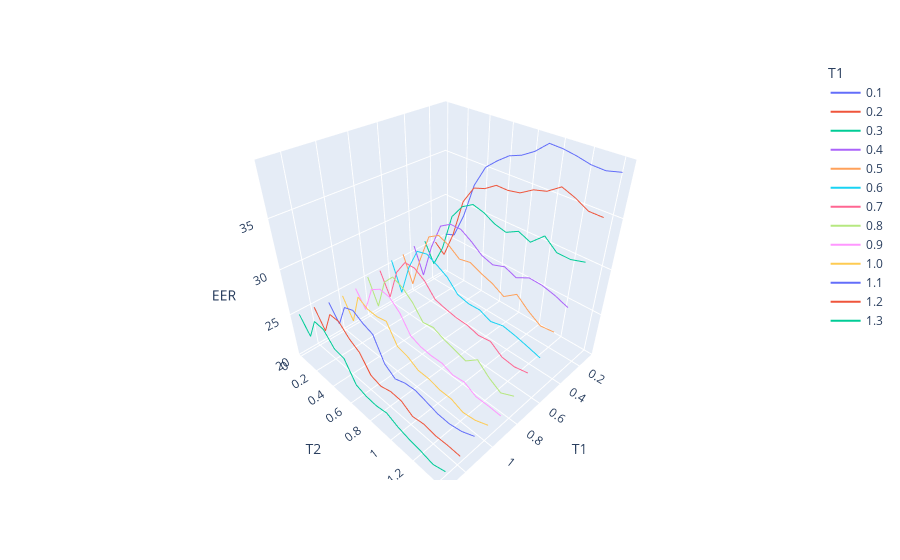
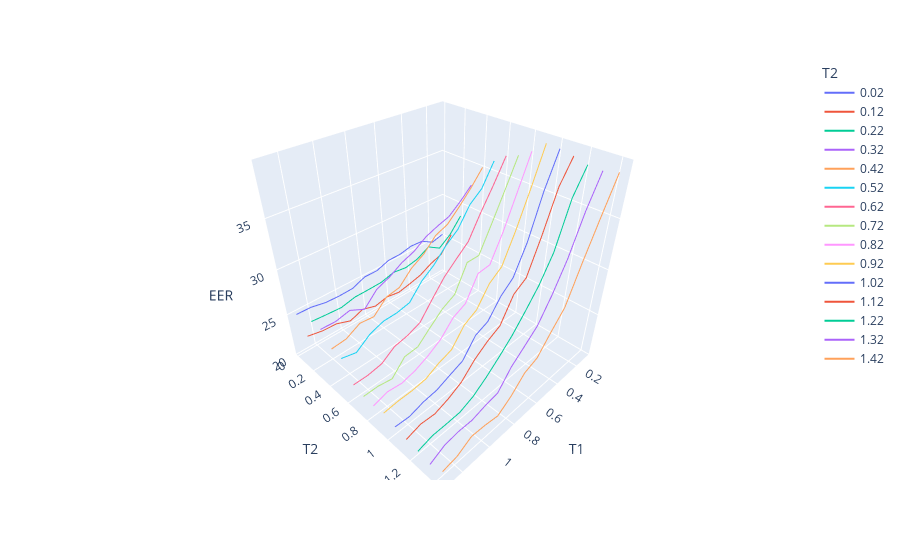

Write notebook code for charts like these, in order.
### Code cell
path = Path(r"output_eer_T1[0.100,1.400,0.100]_T2[0.020,1.500,0.100].csv")
eer = plot_df(path)
eer.describe()

### Figure 1 — Plotly figure (JSON) as saved in the notebook; plotly's stock layout.template omitted (floating-point values rounded to 4 significant figures)
{"data": [{"hovertemplate": "T1=%{x}<br>T2=%{y}<br>EER=%{z}<extra></extra>", "legendgroup": "0.1", "line": {"color": "#636efa", "dash": "solid"}, "marker": {"symbol": "circle"}, "mode": "lines", "name": "0.1", "scene": "scene", "showlegend": true, "type": "scatter3d", "x": [0.1, 0.1, 0.1, 0.1, 0.1, 0.1, 0.1, 0.1, 0.1, 0.1, 0.1, 0.1, 0.1, 0.1, 0.1], "y": [0.02, 0.12, 0.22, 0.32, 0.42, 0.52, 0.62, 0.72, 0.82, 0.92, 1.02, 1.12, 1.22, 1.32, 1.42], "z": [25.48, 25.97, 28.86, 32.87, 35.18, 36.23, 37.12, 37.57, 38.31, 39.39, 39.31, 39.08, 38.76, 38.67, 38.97]}, {"hovertemplate": "T1=%{x}<br>T2=%{y}<br>EER=%{z}<extra></extra>", "legendgroup": "0.2", "line": {"color": "#EF553B", "dash": "solid"}, "marker": {"symbol": "circle"}, "mode": "lines", "name": "0.2", "scene": "scene", "showlegend": true, "type": "scatter3d", "x": [0.2, 0.2, 0.2, 0.2, 0.2, 0.2, 0.2, 0.2, 0.2, 0.2, 0.2, 0.2, 0.2, 0.2, 0.2], "y": [0.02, 0.12, 0.22, 0.32, 0.42, 0.52, 0.62, 0.72, 0.82, 0.92, 1.02, 1.12, 1.22, 1.32, 1.42], "z": [25.12, 24.12, 27.26, 31.63, 33.56, 33.97, 34.76, 34.73, 34.96, 35.72, 36.06, 36.92, 36.43, 35.74, 35.71]}, {"hovertemplate": "T1=%{x}<br>T2=%{y}<br>EER=%{z}<extra></extra>", "legendgroup": "0.3", "line": {"color": "#00cc96", "dash": "solid"}, "marker": {"symbol": "circle"}, "mode": "lines", "name": "0.3", "scene": "scene", "showlegend": true, "type": "scatter3d", "x": [0.3, 0.3, 0.3, 0.3, 0.3, 0.3, 0.3, 0.3, 0.3, 0.3, 0.3, 0.3, 0.3, 0.3, 0.3], "y": [0.02, 0.12, 0.22, 0.32, 0.42, 0.52, 0.62, 0.72, 0.82, 0.92, 1.02, 1.12, 1.22, 1.32, 1.42], "z": [25.93, 23.66, 26.28, 30.57, 32.16, 32.9, 32.58, 31.94, 31.63, 32.3, 31.78, 32.99, 31.96, 31.92, 32.3]}, {"hovertemplate": "T1=%{x}<br>T2=%{y}<br>EER=%{z}<extra></extra>", "legendgroup": "0.4", "line": {"color": "#ab63fa", "dash": "solid"}, "marker": {"symbol": "circle"}, "mode": "lines", "name": "0.4", "scene": "scene", "showlegend": true, "type": "scatter3d", "x": [0.4, 0.4, 0.4, 0.4, 0.4, 0.4, 0.4, 0.4, 0.4, 0.4, 0.4, 0.4, 0.4, 0.4, 0.4], "y": [0.02, 0.12, 0.22, 0.32, 0.42, 0.52, 0.62, 0.72, 0.82, 0.92, 1.02, 1.12, 1.22, 1.32, 1.42], "z": [26.02, 22.93, 27.14, 30.14, 30.89, 30.9, 30.17, 29.26, 28.87, 29.32, 28.82, 29.49, 29.42, 29.09, 28.58]}, {"hovertemplate": "T1=%{x}<br>T2=%{y}<br>EER=%{z}<extra></extra>", "legendgroup": "0.5", "line": {"color": "#FFA15A", "dash": "solid"}, "marker": {"symbol": "circle"}, "mode": "lines", "name": "0.5", "scene": "scene", "showlegend": true, "type": "scatter3d", "x": [0.5, 0.5, 0.5, 0.5, 0.5, 0.5, 0.5, 0.5, 0.5, 0.5, 0.5, 0.5, 0.5, 0.5, 0.5], "y": [0.02, 0.12, 0.22, 0.32, 0.42, 0.52, 0.62, 0.72, 0.82, 0.92, 1.02, 1.12, 1.22, 1.32, 1.42], "z": [25.72, 22.58, 26.4, 29.6, 30.34, 29.83, 28.97, 29.24, 28.71, 28.29, 27.6, 28.58, 27.54, 26.73, 26.89]}, {"hovertemplate": "T1=%{x}<br>T2=%{y}<br>EER=%{z}<extra></extra>", "legendgroup": "0.6", "line": {"color": "#19d3f3", "dash": "solid"}, "marker": {"symbol": "circle"}, "mode": "lines", "name": "0.6", "scene": "scene", "showlegend": true, "type": "scatter3d", "x": [0.6, 0.6, 0.6, 0.6, 0.6, 0.6, 0.6, 0.6, 0.6, 0.6, 0.6, 0.6, 0.6, 0.6, 0.6], "y": [0.02, 0.12, 0.22, 0.32, 0.42, 0.52, 0.62, 0.72, 0.82, 0.92, 1.02, 1.12, 1.22, 1.32, 1.42], "z": [25.7, 22.29, 26.12, 28.67, 28.99, 28.41, 27.72, 26.46, 26.16, 26.22, 25.69, 26.03, 25.78, 25.44, 25.06]}, {"hovertemplate": "T1=%{x}<br>T2=%{y}<br>EER=%{z}<extra></extra>", "legendgroup": "0.7", "line": {"color": "#FF6692", "dash": "solid"}, "marker": {"symbol": "circle"}, "mode": "lines", "name": "0.7", "scene": "scene", "showlegend": true, "type": "scatter3d", "x": [0.7, 0.7, 0.7, 0.7, 0.7, 0.7, 0.7, 0.7, 0.7, 0.7, 0.7, 0.7, 0.7, 0.7, 0.7], "y": [0.02, 0.12, 0.22, 0.32, 0.42, 0.52, 0.62, 0.72, 0.82, 0.92, 1.02, 1.12, 1.22, 1.32, 1.42], "z": [25.2, 22.56, 26.34, 28.14, 28.17, 27.39, 26.01, 25.69, 25.46, 25.41, 25.07, 25.27, 24.36, 24.19, 24.48]}, {"hovertemplate": "T1=%{x}<br>T2=%{y}<br>EER=%{z}<extra></extra>", "legendgroup": "0.8", "line": {"color": "#B6E880", "dash": "solid"}, "marker": {"symbol": "circle"}, "mode": "lines", "name": "0.8", "scene": "scene", "showlegend": true, "type": "scatter3d", "x": [0.8, 0.8, 0.8, 0.8, 0.8, 0.8, 0.8, 0.8, 0.8, 0.8, 0.8, 0.8, 0.8, 0.8, 0.8], "y": [0.02, 0.12, 0.22, 0.32, 0.42, 0.52, 0.62, 0.72, 0.82, 0.92, 1.02, 1.12, 1.22, 1.32, 1.42], "z": [25.21, 22.24, 25.96, 27.28, 26.78, 25.77, 24.2, 24.44, 23.89, 23.52, 23.11, 24.21, 23.07, 22.27, 22.97]}, {"hovertemplate": "T1=%{x}<br>T2=%{y}<br>EER=%{z}<extra></extra>", "legendgroup": "0.9", "line": {"color": "#FF97FF", "dash": "solid"}, "marker": {"symbol": "circle"}, "mode": "lines", "name": "0.9", "scene": "scene", "showlegend": true, "type": "scatter3d", "x": [0.9, 0.9, 0.9, 0.9, 0.9, 0.9, 0.9, 0.9, 0.9, 0.9, 0.9, 0.9, 0.9, 0.9, 0.9], "y": [0.02, 0.12, 0.22, 0.32, 0.42, 0.52, 0.62, 0.72, 0.82, 0.92, 1.02, 1.12, 1.22, 1.32, 1.42], "z": [24.61, 22.73, 25.92, 26.7, 26.53, 25.47, 23.6, 23.11, 22.96, 23.01, 22.53, 22.7, 21.99, 21.99, 21.9]}, {"hovertemplate": "T1=%{x}<br>T2=%{y}<br>EER=%{z}<extra></extra>", "legendgroup": "1.0", "line": {"color": "#FECB52", "dash": "solid"}, "marker": {"symbol": "circle"}, "mode": "lines", "name": "1.0", "scene": "scene", "showlegend": true, "type": "scatter3d", "x": [1, 1, 1, 1, 1, 1, 1, 1, 1, 1, 1, 1, 1, 1, 1], "y": [0.02, 0.12, 0.22, 0.32, 0.42, 0.52, 0.62, 0.72, 0.82, 0.92, 1.02, 1.12, 1.22, 1.32, 1.42], "z": [24.56, 22.19, 25.91, 25.24, 25.17, 25.44, 23.3, 22.99, 22.27, 22.24, 21.91, 21.9, 21.37, 21.57, 22.16]}, {"hovertemplate": "T1=%{x}<br>T2=%{y}<br>EER=%{z}<extra></extra>", "legendgroup": "1.1", "line": {"color": "#636efa", "dash": "solid"}, "marker": {"symbol": "circle"}, "mode": "lines", "name": "1.1", "scene": "scene", "showlegend": true, "type": "scatter3d", "x": [1.1, 1.1, 1.1, 1.1, 1.1, 1.1, 1.1, 1.1, 1.1, 1.1, 1.1, 1.1, 1.1, 1.1, 1.1], "y": [0.02, 0.12, 0.22, 0.32, 0.42, 0.52, 0.62, 0.72, 0.82, 0.92, 1.02, 1.12, 1.22, 1.32, 1.42], "z": [24.63, 22.78, 25.58, 26.03, 25.34, 24.9, 22.27, 21.38, 21.88, 22.04, 21.71, 21.36, 21.31, 21.61, 22.27]}, {"hovertemplate": "T1=%{x}<br>T2=%{y}<br>EER=%{z}<extra></extra>", "legendgroup": "1.2", "line": {"color": "#EF553B", "dash": "solid"}, "marker": {"symbol": "circle"}, "mode": "lines", "name": "1.2", "scene": "scene", "showlegend": true, "type": "scatter3d", "x": [1.2, 1.2, 1.2, 1.2, 1.2, 1.2, 1.2, 1.2, 1.2, 1.2, 1.2, 1.2, 1.2, 1.2, 1.2], "y": [0.02, 0.12, 0.22, 0.32, 0.42, 0.52, 0.62, 0.72, 0.82, 0.92, 1.02, 1.12, 1.22, 1.32, 1.42], "z": [24.96, 22.88, 25.69, 25.69, 24.52, 23.81, 22, 21.66, 22.07, 22.02, 21.24, 21.49, 21.29, 21.39, 21.37]}, {"hovertemplate": "T1=%{x}<br>T2=%{y}<br>EER=%{z}<extra></extra>", "legendgroup": "1.3", "line": {"color": "#00cc96", "dash": "solid"}, "marker": {"symbol": "circle"}, "mode": "lines", "name": "1.3", "scene": "scene", "showlegend": true, "type": "scatter3d", "x": [1.3, 1.3, 1.3, 1.3, 1.3, 1.3, 1.3, 1.3, 1.3, 1.3, 1.3, 1.3, 1.3, 1.3, 1.3], "y": [0.02, 0.12, 0.22, 0.32, 0.42, 0.52, 0.62, 0.72, 0.82, 0.92, 1.02, 1.12, 1.22, 1.32, 1.42], "z": [25.02, 23.22, 25.83, 25.76, 24.38, 24.19, 22, 21.64, 21.59, 21.86, 21.33, 21.03, 20.86, 20.57, 21.09]}], "layout": {"legend": {"title": {"text": "T1"}, "tracegroupgap": 0}, "margin": {"t": 60}, "scene": {"domain": {"x": [0, 1], "y": [0, 1]}, "xaxis": {"categoryarray": [0.1, 0.2, 0.3, 0.4, 0.5, 0.6, 0.7, 0.8, 0.9, 1, 1.1, 1.2, 1.3], "categoryorder": "array", "title": {"text": "T1"}}, "yaxis": {"title": {"text": "T2"}}, "zaxis": {"title": {"text": "EER"}}}}}

### Figure 2 — Plotly figure (JSON) as saved in the notebook; plotly's stock layout.template omitted (floating-point values rounded to 4 significant figures)
{"data": [{"hovertemplate": "T2=%{y}<br>T1=%{x}<br>EER=%{z}<extra></extra>", "legendgroup": "0.02", "line": {"color": "#636efa", "dash": "solid"}, "marker": {"symbol": "circle"}, "mode": "lines", "name": "0.02", "scene": "scene", "showlegend": true, "type": "scatter3d", "x": [0.1, 0.2, 0.3, 0.4, 0.5, 0.6, 0.7, 0.8, 0.9, 1, 1.1, 1.2, 1.3], "y": [0.02, 0.02, 0.02, 0.02, 0.02, 0.02, 0.02, 0.02, 0.02, 0.02, 0.02, 0.02, 0.02], "z": [25.48, 25.12, 25.93, 26.02, 25.72, 25.7, 25.2, 25.21, 24.61, 24.56, 24.63, 24.96, 25.02]}, {"hovertemplate": "T2=%{y}<br>T1=%{x}<br>EER=%{z}<extra></extra>", "legendgroup": "0.12", "line": {"color": "#EF553B", "dash": "solid"}, "marker": {"symbol": "circle"}, "mode": "lines", "name": "0.12", "scene": "scene", "showlegend": true, "type": "scatter3d", "x": [0.1, 0.2, 0.3, 0.4, 0.5, 0.6, 0.7, 0.8, 0.9, 1, 1.1, 1.2, 1.3], "y": [0.12, 0.12, 0.12, 0.12, 0.12, 0.12, 0.12, 0.12, 0.12, 0.12, 0.12, 0.12, 0.12], "z": [25.97, 24.12, 23.66, 22.93, 22.58, 22.29, 22.56, 22.24, 22.73, 22.19, 22.78, 22.88, 23.22]}, {"hovertemplate": "T2=%{y}<br>T1=%{x}<br>EER=%{z}<extra></extra>", "legendgroup": "0.22", "line": {"color": "#00cc96", "dash": "solid"}, "marker": {"symbol": "circle"}, "mode": "lines", "name": "0.22", "scene": "scene", "showlegend": true, "type": "scatter3d", "x": [0.1, 0.2, 0.3, 0.4, 0.5, 0.6, 0.7, 0.8, 0.9, 1, 1.1, 1.2, 1.3], "y": [0.22, 0.22, 0.22, 0.22, 0.22, 0.22, 0.22, 0.22, 0.22, 0.22, 0.22, 0.22, 0.22], "z": [28.86, 27.26, 26.28, 27.14, 26.4, 26.12, 26.34, 25.96, 25.92, 25.91, 25.58, 25.69, 25.83]}, {"hovertemplate": "T2=%{y}<br>T1=%{x}<br>EER=%{z}<extra></extra>", "legendgroup": "0.32", "line": {"color": "#ab63fa", "dash": "solid"}, "marker": {"symbol": "circle"}, "mode": "lines", "name": "0.32", "scene": "scene", "showlegend": true, "type": "scatter3d", "x": [0.1, 0.2, 0.3, 0.4, 0.5, 0.6, 0.7, 0.8, 0.9, 1, 1.1, 1.2, 1.3], "y": [0.32, 0.32, 0.32, 0.32, 0.32, 0.32, 0.32, 0.32, 0.32, 0.32, 0.32, 0.32, 0.32], "z": [32.87, 31.63, 30.57, 30.14, 29.6, 28.67, 28.14, 27.28, 26.7, 25.24, 26.03, 25.69, 25.76]}, {"hovertemplate": "T2=%{y}<br>T1=%{x}<br>EER=%{z}<extra></extra>", "legendgroup": "0.42", "line": {"color": "#FFA15A", "dash": "solid"}, "marker": {"symbol": "circle"}, "mode": "lines", "name": "0.42", "scene": "scene", "showlegend": true, "type": "scatter3d", "x": [0.1, 0.2, 0.3, 0.4, 0.5, 0.6, 0.7, 0.8, 0.9, 1, 1.1, 1.2, 1.3], "y": [0.42, 0.42, 0.42, 0.42, 0.42, 0.42, 0.42, 0.42, 0.42, 0.42, 0.42, 0.42, 0.42], "z": [35.18, 33.56, 32.16, 30.89, 30.34, 28.99, 28.17, 26.78, 26.53, 25.17, 25.34, 24.52, 24.38]}, {"hovertemplate": "T2=%{y}<br>T1=%{x}<br>EER=%{z}<extra></extra>", "legendgroup": "0.52", "line": {"color": "#19d3f3", "dash": "solid"}, "marker": {"symbol": "circle"}, "mode": "lines", "name": "0.52", "scene": "scene", "showlegend": true, "type": "scatter3d", "x": [0.1, 0.2, 0.3, 0.4, 0.5, 0.6, 0.7, 0.8, 0.9, 1, 1.1, 1.2, 1.3], "y": [0.52, 0.52, 0.52, 0.52, 0.52, 0.52, 0.52, 0.52, 0.52, 0.52, 0.52, 0.52, 0.52], "z": [36.23, 33.97, 32.9, 30.9, 29.83, 28.41, 27.39, 25.77, 25.47, 25.44, 24.9, 23.81, 24.19]}, {"hovertemplate": "T2=%{y}<br>T1=%{x}<br>EER=%{z}<extra></extra>", "legendgroup": "0.62", "line": {"color": "#FF6692", "dash": "solid"}, "marker": {"symbol": "circle"}, "mode": "lines", "name": "0.62", "scene": "scene", "showlegend": true, "type": "scatter3d", "x": [0.1, 0.2, 0.3, 0.4, 0.5, 0.6, 0.7, 0.8, 0.9, 1, 1.1, 1.2, 1.3], "y": [0.62, 0.62, 0.62, 0.62, 0.62, 0.62, 0.62, 0.62, 0.62, 0.62, 0.62, 0.62, 0.62], "z": [37.12, 34.76, 32.58, 30.17, 28.97, 27.72, 26.01, 24.2, 23.6, 23.3, 22.27, 22, 22]}, {"hovertemplate": "T2=%{y}<br>T1=%{x}<br>EER=%{z}<extra></extra>", "legendgroup": "0.72", "line": {"color": "#B6E880", "dash": "solid"}, "marker": {"symbol": "circle"}, "mode": "lines", "name": "0.72", "scene": "scene", "showlegend": true, "type": "scatter3d", "x": [0.1, 0.2, 0.3, 0.4, 0.5, 0.6, 0.7, 0.8, 0.9, 1, 1.1, 1.2, 1.3], "y": [0.72, 0.72, 0.72, 0.72, 0.72, 0.72, 0.72, 0.72, 0.72, 0.72, 0.72, 0.72, 0.72], "z": [37.57, 34.73, 31.94, 29.26, 29.24, 26.46, 25.69, 24.44, 23.11, 22.99, 21.38, 21.66, 21.64]}, {"hovertemplate": "T2=%{y}<br>T1=%{x}<br>EER=%{z}<extra></extra>", "legendgroup": "0.82", "line": {"color": "#FF97FF", "dash": "solid"}, "marker": {"symbol": "circle"}, "mode": "lines", "name": "0.82", "scene": "scene", "showlegend": true, "type": "scatter3d", "x": [0.1, 0.2, 0.3, 0.4, 0.5, 0.6, 0.7, 0.8, 0.9, 1, 1.1, 1.2, 1.3], "y": [0.82, 0.82, 0.82, 0.82, 0.82, 0.82, 0.82, 0.82, 0.82, 0.82, 0.82, 0.82, 0.82], "z": [38.31, 34.96, 31.63, 28.87, 28.71, 26.16, 25.46, 23.89, 22.96, 22.27, 21.88, 22.07, 21.59]}, {"hovertemplate": "T2=%{y}<br>T1=%{x}<br>EER=%{z}<extra></extra>", "legendgroup": "0.92", "line": {"color": "#FECB52", "dash": "solid"}, "marker": {"symbol": "circle"}, "mode": "lines", "name": "0.92", "scene": "scene", "showlegend": true, "type": "scatter3d", "x": [0.1, 0.2, 0.3, 0.4, 0.5, 0.6, 0.7, 0.8, 0.9, 1, 1.1, 1.2, 1.3], "y": [0.92, 0.92, 0.92, 0.92, 0.92, 0.92, 0.92, 0.92, 0.92, 0.92, 0.92, 0.92, 0.92], "z": [39.39, 35.72, 32.3, 29.32, 28.29, 26.22, 25.41, 23.52, 23.01, 22.24, 22.04, 22.02, 21.86]}, {"hovertemplate": "T2=%{y}<br>T1=%{x}<br>EER=%{z}<extra></extra>", "legendgroup": "1.02", "line": {"color": "#636efa", "dash": "solid"}, "marker": {"symbol": "circle"}, "mode": "lines", "name": "1.02", "scene": "scene", "showlegend": true, "type": "scatter3d", "x": [0.1, 0.2, 0.3, 0.4, 0.5, 0.6, 0.7, 0.8, 0.9, 1, 1.1, 1.2, 1.3], "y": [1.02, 1.02, 1.02, 1.02, 1.02, 1.02, 1.02, 1.02, 1.02, 1.02, 1.02, 1.02, 1.02], "z": [39.31, 36.06, 31.78, 28.82, 27.6, 25.69, 25.07, 23.11, 22.53, 21.91, 21.71, 21.24, 21.33]}, {"hovertemplate": "T2=%{y}<br>T1=%{x}<br>EER=%{z}<extra></extra>", "legendgroup": "1.12", "line": {"color": "#EF553B", "dash": "solid"}, "marker": {"symbol": "circle"}, "mode": "lines", "name": "1.12", "scene": "scene", "showlegend": true, "type": "scatter3d", "x": [0.1, 0.2, 0.3, 0.4, 0.5, 0.6, 0.7, 0.8, 0.9, 1, 1.1, 1.2, 1.3], "y": [1.12, 1.12, 1.12, 1.12, 1.12, 1.12, 1.12, 1.12, 1.12, 1.12, 1.12, 1.12, 1.12], "z": [39.08, 36.92, 32.99, 29.49, 28.58, 26.03, 25.27, 24.21, 22.7, 21.9, 21.36, 21.49, 21.03]}, {"hovertemplate": "T2=%{y}<br>T1=%{x}<br>EER=%{z}<extra></extra>", "legendgroup": "1.22", "line": {"color": "#00cc96", "dash": "solid"}, "marker": {"symbol": "circle"}, "mode": "lines", "name": "1.22", "scene": "scene", "showlegend": true, "type": "scatter3d", "x": [0.1, 0.2, 0.3, 0.4, 0.5, 0.6, 0.7, 0.8, 0.9, 1, 1.1, 1.2, 1.3], "y": [1.22, 1.22, 1.22, 1.22, 1.22, 1.22, 1.22, 1.22, 1.22, 1.22, 1.22, 1.22, 1.22], "z": [38.76, 36.43, 31.96, 29.42, 27.54, 25.78, 24.36, 23.07, 21.99, 21.37, 21.31, 21.29, 20.86]}, {"hovertemplate": "T2=%{y}<br>T1=%{x}<br>EER=%{z}<extra></extra>", "legendgroup": "1.32", "line": {"color": "#ab63fa", "dash": "solid"}, "marker": {"symbol": "circle"}, "mode": "lines", "name": "1.32", "scene": "scene", "showlegend": true, "type": "scatter3d", "x": [0.1, 0.2, 0.3, 0.4, 0.5, 0.6, 0.7, 0.8, 0.9, 1, 1.1, 1.2, 1.3], "y": [1.32, 1.32, 1.32, 1.32, 1.32, 1.32, 1.32, 1.32, 1.32, 1.32, 1.32, 1.32, 1.32], "z": [38.67, 35.74, 31.92, 29.09, 26.73, 25.44, 24.19, 22.27, 21.99, 21.57, 21.61, 21.39, 20.57]}, {"hovertemplate": "T2=%{y}<br>T1=%{x}<br>EER=%{z}<extra></extra>", "legendgroup": "1.42", "line": {"color": "#FFA15A", "dash": "solid"}, "marker": {"symbol": "circle"}, "mode": "lines", "name": "1.42", "scene": "scene", "showlegend": true, "type": "scatter3d", "x": [0.1, 0.2, 0.3, 0.4, 0.5, 0.6, 0.7, 0.8, 0.9, 1, 1.1, 1.2, 1.3], "y": [1.42, 1.42, 1.42, 1.42, 1.42, 1.42, 1.42, 1.42, 1.42, 1.42, 1.42, 1.42, 1.42], "z": [38.97, 35.71, 32.3, 28.58, 26.89, 25.06, 24.48, 22.97, 21.9, 22.16, 22.27, 21.37, 21.09]}], "layout": {"legend": {"title": {"text": "T2"}, "tracegroupgap": 0}, "margin": {"t": 60}, "scene": {"domain": {"x": [0, 1], "y": [0, 1]}, "xaxis": {"title": {"text": "T1"}}, "yaxis": {"categoryarray": [0.02, 0.12, 0.22, 0.32, 0.42, 0.52, 0.62, 0.72, 0.82, 0.92, 1.02, 1.12, 1.22, 1.32, 1.42], "categoryorder": "array", "title": {"text": "T2"}}, "zaxis": {"title": {"text": "EER"}}}}}
